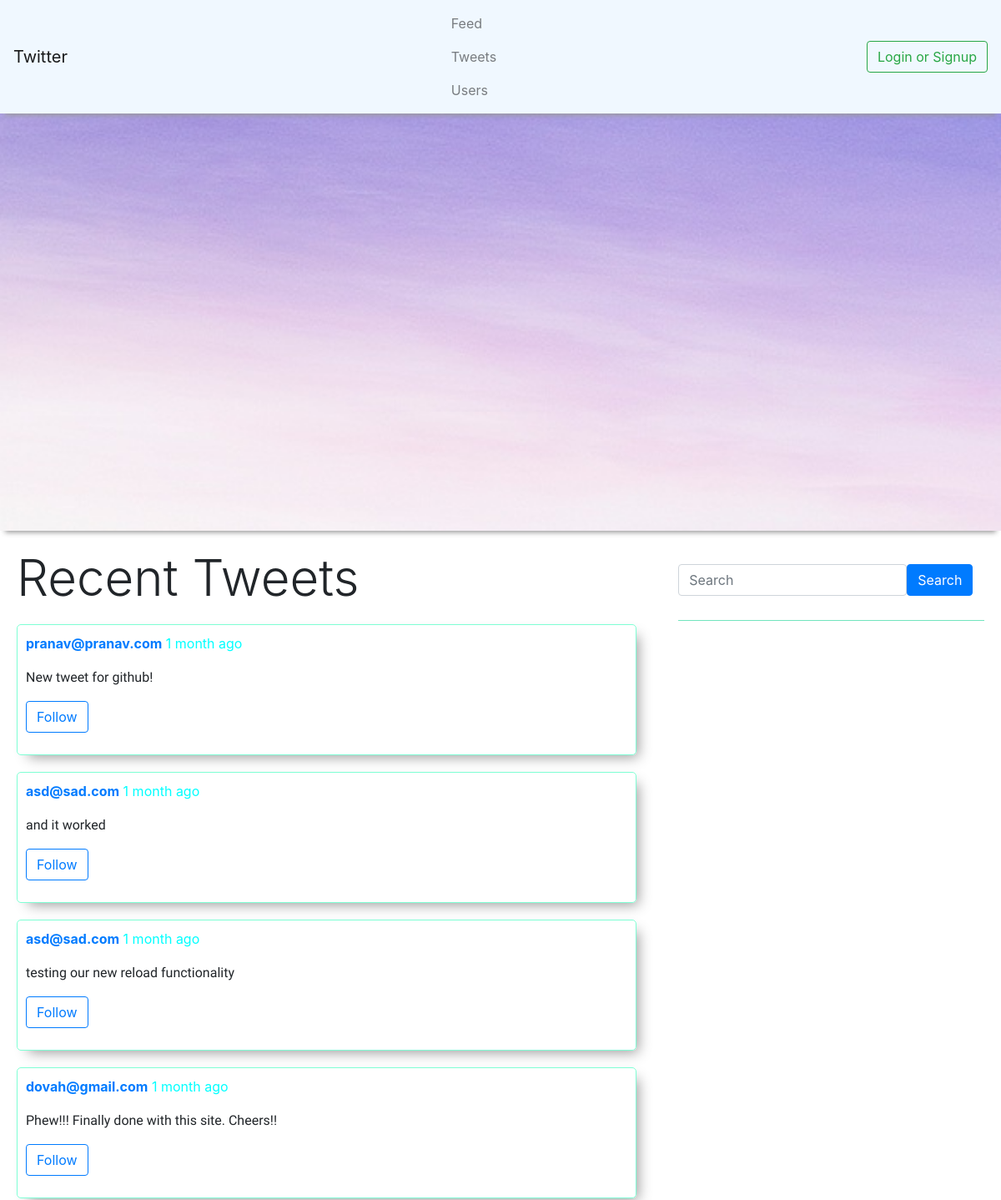
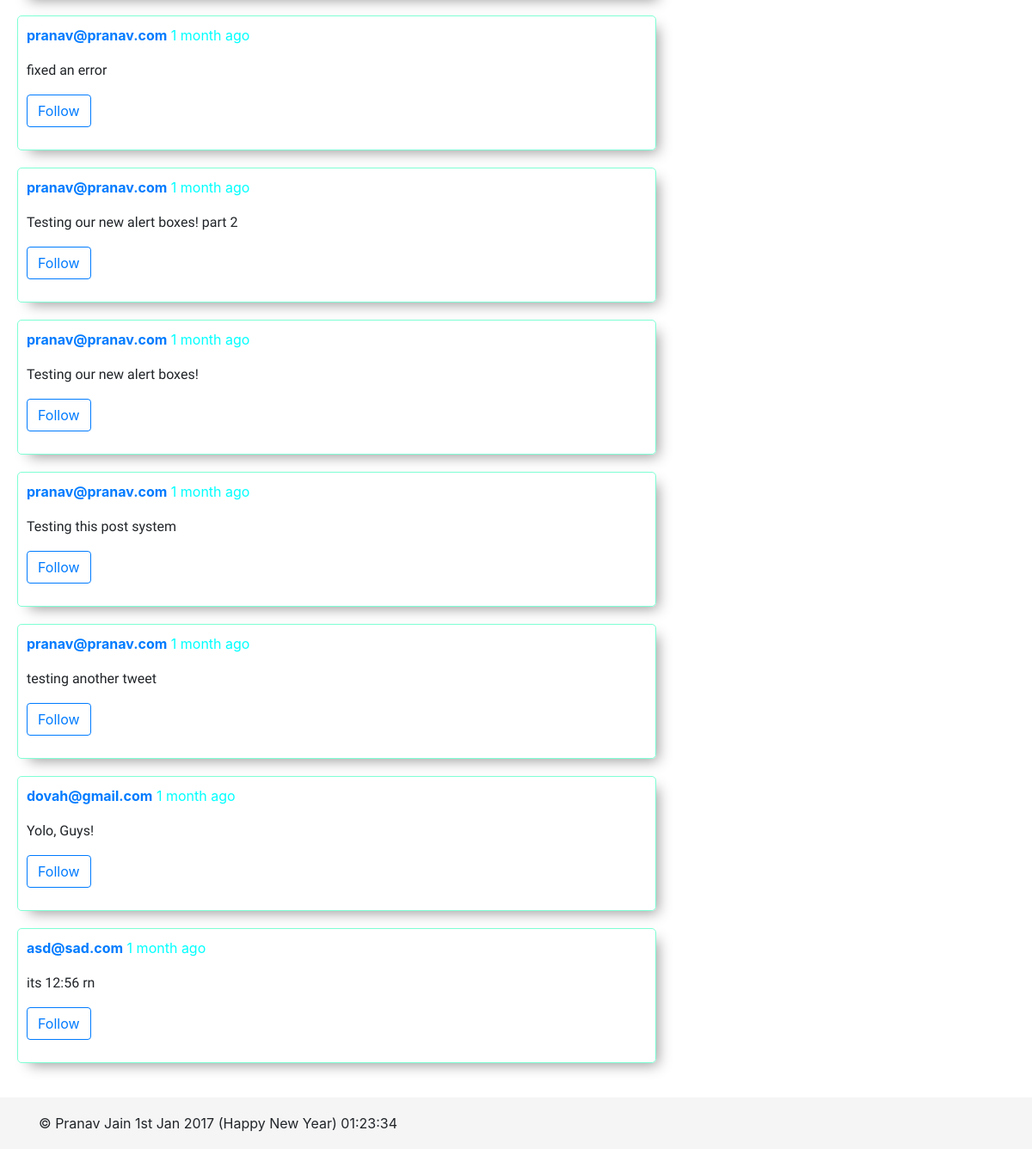
The page / on the database its author committed (2 pictures, top to bottom).
### tables this page shows
CREATE TABLE `tweets` (
  `id` int(11) NOT NULL,
  `tweet` text NOT NULL,
  `userid` int(11) NOT NULL,
  `datetime` datetime NOT NULL
);

CREATE TABLE `users` (
  `id` int(11) NOT NULL,
  `email` text NOT NULL,
  `password` text NOT NULL
);

### controller.php (the view, shortened to what this page needs)
<?php
    $link = mysqli_connect("localhost", "root", "", "twitterdatabase");
    function timeSince($since) {
        $chunks = array(
            array(60 * 60 * 24 * 365 , 'year'),
            array(60 * 60 * 24 * 30 , 'month'),
            array(60 * 60 * 24 * 7, 'week'),
            array(60 * 60 * 24 , 'day'),
            array(60 * 60 , 'hour'),
            array(60 , 'min'),
            array(1 , 'sec')
        );
        for ($i = 0, $j = count($chunks); $i < $j; $i++) {
            $seconds = $chunks[$i][0];
            $name = $chunks[$i][1];
            if (($count = floor($since / $seconds)) != 0) {
                break;
            }
        }
        $print = ($count == 1) ? '1 '.$name : "$count {$name}s";
        return $print;
    }
    function displayTweets($type){
        global $link;
        $whereClause = "";
        $endQuery = 0;
        $noTweetsForThisUser = 0;
        if(isset($_SESSION['id'])){
            if($type == "public"){
                $whereClause = "";
            }else if($type == "isFollowing"){
                if(isset($_SESSION['id'])){
                    $query = "SELECT * FROM followingdata WHERE follower = ".mysqli_real_escape_string($link, $_SESSION['id']);
                    $result = mysqli_query($link, $query);
                    while($row = mysqli_fetch_assoc($result)){
                        if($whereClause == "")
                            $whereClause = "WHERE ";
                        else
                            $whereClause .= " OR ";
                        $whereClause .= "userid = ".$row['isFollowing'];
                    }
                }
            }else if($type == "yourTweets"){
                if(isset($_SESSION['id'])){
                    $whereClause = "WHERE userid = ".mysqli_real_escape_string($link, $_SESSION['id']);
                }
            }else if($type == "search"){
                echo '<p class="searchString">Showing results for "'.mysqli_real_escape_string($link, $_GET['query']).'"</p>';
                $whereClause = "WHERE tweet LIKE '%".mysqli_real_escape_string($link, $_GET['query'])."%' ";
            }else if (is_numeric($type)){
                $userQuery = "SELECT * FROM users WHERE id = ".mysqli_real_escape_string($link, $type)." LIMIT 1";
                $userQueryResult = mysqli_query($link, $userQuery);
                $user = mysqli_fetch_assoc($userQueryResult);
                echo "<h2 class='heading'>".mysqli_real_escape_string($link, $user['email'])."'s Tweets</h2>";
                $whereClause = "WHERE userid = ".mysqli_real_escape_string($link, $type);
                $noTweetsForThisUser = 1;
            }
            $query = "SELECT * FROM tweets ".$whereClause." ORDER BY `datetime` DESC";
            $result = mysqli_query($link, $query);
            if(mysqli_num_rows($result) == 0){
                if($noTweetsForThisUser == 1){
                    echo "<p class='display'>No tweets found from this user :(</p>";
                }else{
                    echo "<p class='display'>There are no tweets right now to show. Why don't you start tweeting? :)</p>";
                }
            }else{
                while($row = mysqli_fetch_assoc($result)){
                    $userQuery = "SELECT * FROM users WHERE id = ".mysqli_real_escape_string($link, $row['userid'])." LIMIT 1";
                    $userQueryResult = mysqli_query($link, $userQuery);
                    $user = mysqli_fetch_assoc($userQueryResult);
                    echo "<div class='tweet'><p><b><a href='?page=users&userid=".$user['id']."'>".$user['email']."</a></b> <span class='time'>".timeSince(time() - strtotime($row['datetime']))." ago </span></p>";
                    echo "<p><span class='tweetText'>".$row['tweet']."</span></p>";
                    echo "<p><button class='btn btn-outline-primary toggleFollow' data-userId='".$row['userid']."'>";
                    if(isset($_SESSION['id'])){
                        $followingQuery = "SELECT * FROM followingdata WHERE follower = '".mysqli_real_escape_string($link, $_SESSION['id'])."' AND isFollowing = '".mysqli_real_escape_string($link, $row['userid'])."' LIMIT 1";
                        $followingResult = mysqli_query($link, $followingQuery);
                        if(mysqli_num_rows($followingResult) > 0){
                           echo "UnFollow";
                        }else{
                            echo "Follow";
                        }
                    }else{
                        echo "Follow";
                    }
                    echo "</button>";
                    if(isset($_SESSION['id'])){
                        if($row['userid'] == $_SESSION['id']){
                            echo "<button class='btn btn-outline-danger deleteButton' data-toggle='modal' data-target='#deleteModal' data-id='".$row['id']."'>Delete</button>";
                        }
                    }
                    echo "</p></div>";
                }
            }
        }else{
            if($type == "public"){
                $whereClause = "";
                $endQuery = 0;
            }else if($type == "isFollowing"){
                $endQuery = 1;
            }else if($type == "yourTweets"){
                $endQuery = 1;
            }else if($type == "search"){
                echo '<p class="searchString">Showing results for "'.mysqli_real_escape_string($link, $_GET['query']).'"</p>';
                $whereClause = "WHERE tweet LIKE '%".mysqli_real_escape_string($link, $_GET['query'])."%' ";
                $endQuery = 0;
            }else if (is_numeric($type)){
                $userQuery = "SELECT * FROM users WHERE id = ".mysqli_real_escape_string($link, $type)." LIMIT 1";
                $userQueryResult = mysqli_query($link, $userQuery);
                $user = mysqli_fetch_assoc($userQueryResult);
                echo "<h2 class='heading'>".mysqli_real_escape_string($link, $user['email'])."'s Tweets</h2>";
                $whereClause = "WHERE userid = ".mysqli_real_escape_string($link, $type);
                $noTweetsForThisUser = 1;
            }
            $query = "SELECT * FROM tweets ".$whereClause." ORDER BY `datetime` DESC";
            $result = mysqli_query($link, $query);
            if($endQuery == 1){
                echo "<p class='display'>You need to login to view this page :)</p>";
            }else if(mysqli_num_rows($result) == 0){
                if($noTweetsForThisUser == 1){
                    echo "<p class='display'>No tweets found from this user :(</p>";
                }else{
                    echo "<p class='display'>There are no tweets right now to show. Why don't you start tweeting? :)</p>";
                }
            }else{
                while($row = mysqli_fetch_assoc($result)){
                    $userQuery = "SELECT * FROM users WHERE id = ".mysqli_real_escape_string($link, $row['userid'])." LIMIT 1";
                    $userQueryResult = mysqli_query($link, $userQuery);
                    $user = mysqli_fetch_assoc($userQueryResult);
                    echo "<div class='tweet'><p><b><a href='?page=users&userid=".$user['id']."'>".$user['email']."</a></b> <span class='time'>".timeSince(time() - strtotime($row['datetime']))." ago </span></p>";
                    echo "<p><span class='tweetText'>".$row['tweet']."</span></p>";
                    echo "<p><button class='btn btn-outline-primary toggleFollow' data-userId='".$row['userid']."'>Follow</button></p></div>";
                }
            }
        }
    }
    function displaySearch(){
        echo '<form class="form-inline searchArea">
              <div class="form-group">
                <input type="hidden" name="page" value="search">
                <input type="text" name="query" class="form-control inputStyle" id="searchBox" placeholder="Search">
              </div>
              <button type="submit" class="btn btn-primary">Search</button>
             </form>';
    }
?>

### views/header.php (shortened to what this page needs)
<!DOCTYPE html>
<html lang="en">
  <head>
    <link rel="stylesheet" href="https://maxcdn.bootstrapcdn.com/bootstrap/4.0.0-alpha.5/css/bootstrap.min.css">
    <link rel="stylesheet" href="http://localhost/TwitterClone/views/css/styles.css">
    <link rel="stylesheet" href="http://localhost/TwitterClone/views/css/footerStyle.css">
  </head>
  <body>
      <nav class="navbar navbar-light navbar-fixed-top bg-faded">
          <a class="navbar-brand" href="http://localhost/TwitterClone/">Twitter</a>
          <ul class="nav navbar-nav">
            <li class="nav-item tip1">
                <?php if(isset($_SESSION['id'])){ ?>
                <a class="nav-link" href="?page=feed">Your Feed</a>
                <?php }else{ ?>
                <a class="nav-link" href="?page=feed">Feed</a>
                <?php }?>
            </li>
            <li class="nav-item tip2">
                <?php if(isset($_SESSION['id'])){ ?>
                <a class="nav-link" href="?page=tweets">Your Tweets</a>
                <?php }else{ ?>
                <a class="nav-link" href="?page=tweets">Tweets</a>
                <?php }?>
            </li>
            <li class="nav-item tip3">
              <a class="nav-link" href="?page=users">Users</a>
            </li>
          </ul>
          <div class="form-inline float-xs-right">
            <?php if(isset($_SESSION['id'])){ ?>
              <a class="btn btn-outline-success" href="?function=logout">Logout</a>
            <?php }else{ ?>
            <button class="btn btn-outline-success" data-toggle="modal" data-target="#myModal">Login or Signup</button>
            <?php } ?>
          </div>
      </nav>

### index.php (shortened to what this page needs)
<?php
    include("controller.php");
    include("views/header.php");
    if(isset($_GET['page'])){
        if($_GET['page'] == 'feed'){
            include("views/feed.php");
        }else if($_GET['page'] == 'tweets'){
            include("views/yourTweets.php");
        }else if($_GET['page'] == 'search'){
            include("views/search.php");
        }else if($_GET['page'] == 'users'){
            include("views/users.php");
        }
    }else{
        include("views/home.php");
    }
    include("views/footer.php");
?>

### views/home.php (shortened to what this page needs)
<div class="container-fluid backgroud"></div>
<div class="container-fluid homePage">
    <div class="row">
      <div class="col-md-8">
          <h2 class="heading" id="homeHeading">Recent Tweets</h2>
          <?php displayTweets('public'); ?>
      </div>
      <div class="col-md-4">
          <?php displaySearch(); ?>
          <hr class="hrStyle">
      </div>
    </div>
</div>

### views/footer.php (shortened to what this page needs)
    <footer class="footer">
        <div class="container">
            <p>&copy; Pranav Jain 1st Jan 2017 (Happy New Year) 01:23:34 </p>
        </div>
    </footer>
  </body>
</html>

### views/css/styles.css (style rules this page uses)
nav.navbar { background-color: aliceblue; -webkit-transition: all 0.4s ease; transition: all 0.4s ease; -webkit-box-shadow: 0 8px 6px -6px #999; -moz-box-shadow: 0 8px 6px -6px #999; box-shadow: 0 8px 6px -6px #999; }
.backgroud { background-image: url(http://localhost/TwitterClone/img/mountains.jpg); height: 500px; background-attachment: fixed; background-position: center; background-repeat: no-repeat; background-size: cover; -webkit-box-shadow: 0 8px 6px -6px #999; -moz-box-shadow: 0 8px 6px -6px #999; box-shadow: 0 8px 6px -6px #999; }
.homePage { padding: 20px; }
.heading { margin-bottom: 20px; font-size: 60px; font-weight: 300; }
.time { color: aqua; }
.tweet { border: solid aquamarine; border-width: 1px; border-radius: 5px; padding: 10px; margin-top: 20px; margin-bottom: 20px; margin-right: 20px; -webkit-box-shadow: 8px 8px 15px -6px #999; -moz-box-shadow: 8px 8px 15px -6px #999; box-shadow: 8px 8px 15px -6px #999; }
.searchArea { margin-top: 20px; }
.tweetText { font-family: 'Ubuntu', sans-serif; }
.hrStyle { background-color: aquamarine; margin-top: 29px; }

### views/css/footerStyle.css (style rules this page uses)
html { position: relative; min-height: 100%; }
body { margin-bottom: 60px; }
.footer { position: absolute; bottom: 0; width: 100%; height: 60px; line-height: 60px; background-color: #f5f5f5; }

### rows shown on the page
tweets: userid.email "pranav@pranav.com", tweet "New tweet for github!"
tweets: userid.email "asd@sad.com", tweet "and it worked"
tweets: userid.email "asd@sad.com", tweet "testing our new reload functionality"
tweets: userid.email "dovah@gmail.com", tweet "Phew!!! Finally done with this site. Cheers!!"
tweets: userid.email "pranav@pranav.com", tweet "fixed an error"
tweets: userid.email "pranav@pranav.com", tweet "Testing our new alert boxes! part 2"
tweets: userid.email "pranav@pranav.com", tweet "Testing our new alert boxes!"
tweets: userid.email "pranav@pranav.com", tweet "Testing this post system"
tweets: userid.email "pranav@pranav.com", tweet "testing another tweet"
tweets: userid.email "dovah@gmail.com", tweet "Yolo, Guys!"
tweets: userid.email "asd@sad.com", tweet "its 12:56 rn"
